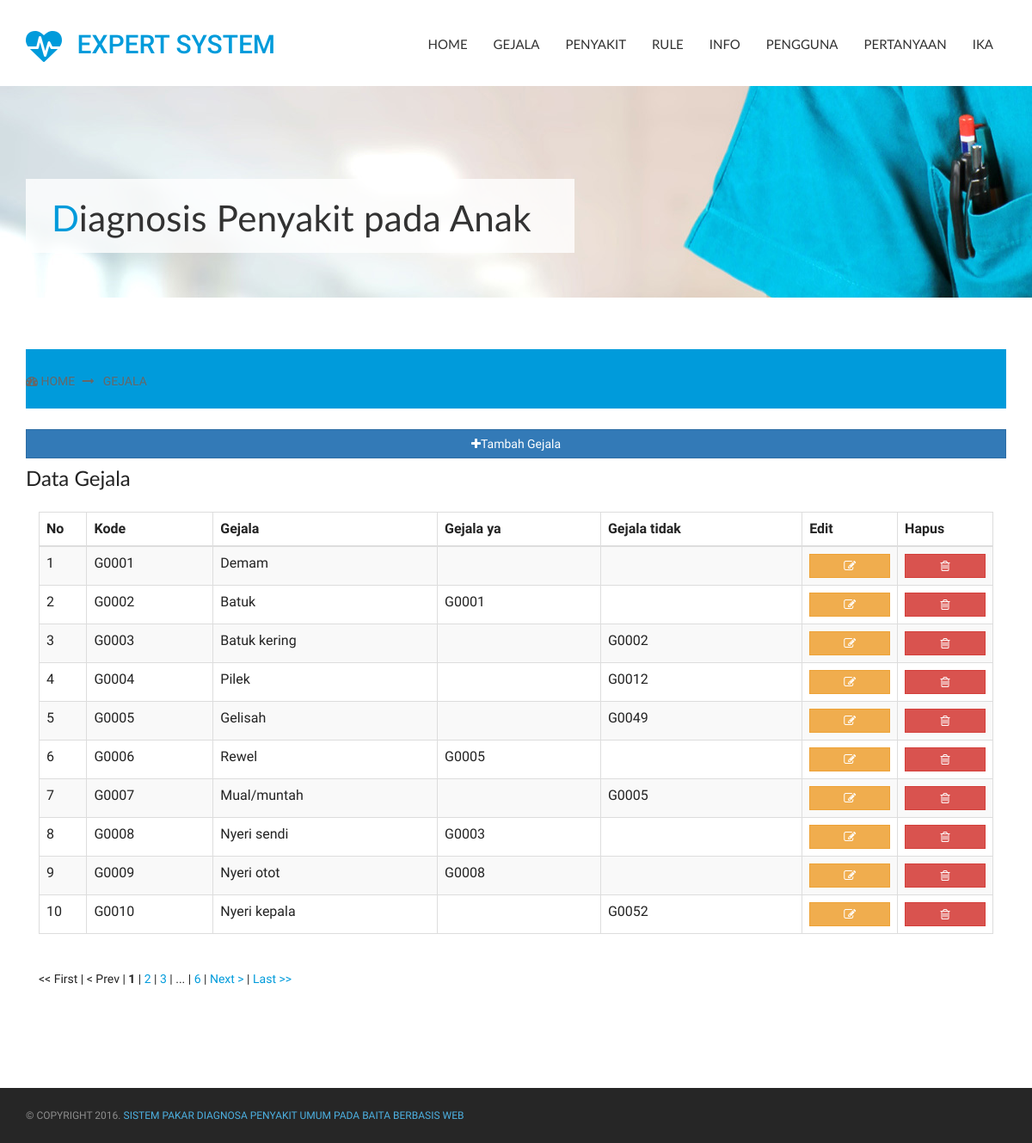
The page /admin/index.php?p=gejala&&act=read (signed in) on the database its author committed.
### tables this page shows
CREATE TABLE IF NOT EXISTS `tabel_gejala` (
  `kode_gejala` varchar(5) NOT NULL,
  `nm_gejala` varchar(255) NOT NULL,
  `kode_ya` varchar(5) NOT NULL,
  `kode_tidak` varchar(5) NOT NULL,
  PRIMARY KEY (`kode_gejala`)
);

### admin/modul/gejala.php (the view, shortened to what this page needs)
<?php
include_once "../config/koneksi.php";
?>
    <section class="content-header">
<?php
if ($_GET['act'] == 'read') {
  ?>
      <ol class="breadcrumb">
        <li><a href="?p=home"><i class="fa fa-dashboard"></i> Home</a></li>
        <li class="active"><a href="#">Gejala</a></li>
      </ol>
    </section> </br>
    <section class="content">
          <a href="?p=gejala&&act=add"><button type="button" class="btn btn-block btn-primary"><i class="fa fa-plus"></i>Tambah Gejala</i></button></a>
          <div class="box">
            <div class="box-header">
              <h4 class="box-title">Data Gejala</h4>
            </div>
             <div class="panel-body">
        <div class="table-responsive">
        <div class="dataTable_wrapper">
          <table class="table table-striped table-bordered table-hover" id="dataTables-example">
                <thead>
                <tr>
                  <th width="5%">No</th>
                  <th>Kode</th>
                  <th>Gejala</th>
                  <th>Gejala ya</th>
                  <th>Gejala tidak</th>
                  <th width="10%">Edit</th>
                  <th width="10%">Hapus</th>
                </tr>
                </thead>
                <tbody>
                <?php
             $p = new eeee;
            $batas  =  10;
            $posisi = $p->cariPosisi($batas);
                  $no = 0;
                  $query_tampil = mysqli_query($titid, "SELECT * FROM tabel_gejala ORDER by kode_gejala asc limit $posisi, $batas");
                  while ($data_tampil = mysqli_fetch_array($query_tampil)) {
                    $no++;
                    ?>
                    <tr>
                      <td>
                        <?php echo $no; ?>
                      </td>
                      <td>
                        <?php
                        echo $data_tampil['kode_gejala'];
                        ?>
                      </td>
                      <td>
                        <?php echo $data_tampil['nm_gejala']; ?>
                      </td>
                      <td>
                        <?php echo $data_tampil['kode_ya']; ?>
                      </td>
                      <td>
                        <?php echo $data_tampil['kode_tidak']; ?>
                      </td>
                      <td><a href="?p=gejala&&act=edit&id_edit=<?php echo $data_tampil['kode_gejala']; ?>"><button type="button" class="btn btn-block btn-warning">
                        <i class="fa fa-fw fa-edit"></i></button></a>
                      </td>
                      <td><a onclick="return confirm('Yakin ingin menghapus data ?')" href="?p=gejala&id_hapus=<?php echo $data_tampil['kode_gejala']; ?>">
                        <button type="button" class="btn btn-block btn-danger"><i class="fa fa-fw fa-trash-o"></i></button></a>
                      </td>
                      </tr>
                    <?php
                  }
                ?>
                </tbody>
              </table>
              <div class="pagination">
              <ul class="pagination">
                <?php
                  $jmldata     = mysqli_num_rows(mysqli_query($titid, "SELECT * FROM tabel_gejala "));
                  $jmlhalaman  = $p->jumlahHalaman($jmldata, $batas);
                  $linkHalaman = $p->navHalaman($_GET[halaman], $jmlhalaman);
                  echo "  $linkHalaman ";
                ?>
              </ul>
              </div>
            </div>
            </div>
          </div>
          </div>
        </div>
      </div>
  <?php
}
?>

### admin/index.php (shortened to what this page needs)
<html lang="en">
<head>
		<link href="../css/bootstrap.min.css" rel="stylesheet">
		<link href="../asset/font-awesome/css/font-awesome.min.css" rel="stylesheet">
		<link href="../js/plugins/camera/css/camera.css" rel="stylesheet">
		<link href="../js/plugins/magnific-popup/magnific-popup.css" rel="stylesheet">
		<link href="../css/style.css" rel="stylesheet">
		<link href="../css/responsive.css" rel="stylesheet">
		<link href="../asset/bower_components/datatables-plugins/integration/bootstrap/3/dataTables.bootstrap.css" rel="stylesheet">
    	<link href="../asset/bower_components/datatables-responsive/css/dataTables.responsive.css" rel="stylesheet">
    	<link href="../asset/SpryAssets/SpryValidationConfirm.css" rel="stylesheet" type="text/css" />
    	<link href="../asset/SpryAssets/SpryValidationPassword.css" rel="stylesheet" type="text/css" />
    	<link href="../asset/SpryAssets/SpryValidationSelect.css" rel="stylesheet" type="text/css" />
    	<link href="../asset/SpryAssets/SpryValidationTextarea.css" rel="stylesheet" type="text/css" />
    	<link href="../asset/SpryAssets/SpryValidationTextfield.css" rel="stylesheet" type="text/css" />
	</head>
	<body>
		<header class="main-header">
			<div class="container">
				<nav id="nav" class="navbar navbar-default" role="navigation">
					<div class="container-fluid">
						<div class="navbar-header">
							<a href="index-2.html" class="navbar-brand">
								<i class="fa fa-heartbeat"></i>
								Expert System
							</a>
						</div>
						<div class="navbar-collapse collapse">
							<ul class="nav navbar-nav navbar-right">
								<li><a href="index.php?p=home">Home</a></li>
								<li><a href="index.php?p=gejala&&act=read">Gejala</a></li>
								<li><a href="index.php?p=penyakit&&act=read">Penyakit</a></li>
								<li class="dropdown">
									<a href="#" class="dropdown-toggle" data-toggle="dropdown">
										Rule
									</a>
								</li>
								<li><a href="index.php?p=info&&act=read">Info</a></li>
								<li class="dropdown">
									<a href="#" class="dropdown-toggle" data-toggle="dropdown">
										Pengguna
									</a>
								</li>
								<li><a href="index.php?p=pertanyaan&&act=read">Pertanyaan</a></li>
								<li class="dropdown">
									<a href="#" class="dropdown-toggle" data-toggle="dropdown">
										<?php echo $_SESSION['nama'];?>
									</a>
								</li>
							</ul>
						</div>
					</div>
				</nav>
			</div>
		</header>
		<div class="main-banner three">
			<div class="container">
				<h2><span>Diagnosis Penyakit pada Anak</span></h2>
			</div>
		</div>
		<div class="container main-container">
			<div class="tabs-wrap">
				<?php
						include "../config/class_paging1.php";
                        include "konten.php";
                 ?>
		</body>
		<footer class="main-footer">
			<div class="copyright">
				<div class="container clearfix">
					<p class="pull-left">
						&copy; Copyright 2016. <span>Sistem Pakar Diagnosa Penyakit Umum pada Baita Berbasis Web</span>
					</p>
				</div>
			</div>
		</footer>
	</body>
</html>

### admin/konten.php (shortened to what this page needs)
<?php
if ($_GET['p']=='penyakit') {
	include "modul/penyakit.php";
}elseif ($_GET['p']=='gejala') {
	include "modul/gejala.php";
}elseif ($_GET['p']=='rule') {
	include "modul/rule.php";
}elseif ($_GET['p']=='member') {
	include "modul/member.php";
}elseif ($_GET['p']=='bobot') {
	include "modul/bobot.php";
}elseif ($_GET['p']=='info') {
	include "modul/info.php";
}elseif ($_GET['p']=='gantipassword') {
	include "modul/ganti_password.php";
}elseif ($_GET['p']=='pertanyaan') {
	include "modul/pertanyaan.php";
}elseif ($_GET['p']=='home') {
	include "modul/home.php";
}elseif ($_GET['p']=='pakar') {
	include "modul/pakar.php";
}elseif ($_GET['p']=='hasil') {
	include "modul/hasil_diagnosa.php";
}
?>

### config/class_paging1.php (shortened to what this page needs)
<?php
class eeee{
function cariPosisi($batas){
if(empty($_GET['halaman'])){
	$posisi=0;
}
else{
	$posisi = ($_GET['halaman']-1) * $batas;
}
return $posisi;
}
function jumlahHalaman($jmldata, $batas){
$jmlhalaman = ceil($jmldata/$batas);
return $jmlhalaman;
}
function navHalaman($halaman_aktif, $jmlhalaman){
$link_halaman = "";
if($halaman_aktif > 1){
	$prev = $halaman_aktif-1;
	$link_halaman .= "<a href=$_SERVER[PHP_SELF]?p=$_GET[p]&act=$_GET[act]&halaman=1><< First</a> |
                    <a href=$_SERVER[PHP_SELF]?p=$_GET[p]&act=$_GET[act]&halaman=$prev>< Prev</a> | ";
}
else{
	$link_halaman .= "<< First | < Prev | ";
}
$angka = ($halaman_aktif > 3 ? " ... " : " ");
for ($i=$halaman_aktif-2; $i<$halaman_aktif; $i++){
  if ($i < 1)
  	continue;
	  $angka .= "<a href=$_SERVER[PHP_SELF]?p=$_GET[p]&act=$_GET[act]&halaman=$i>$i</a> | ";
  }
	  $angka .= " <b>$halaman_aktif</b> | ";
    for($i=$halaman_aktif+1; $i<($halaman_aktif+3); $i++){
	  $angka .= "<a href=$_SERVER[PHP_SELF]?p=$_GET[p]&act=$_GET[act]&halaman=$i>$i</a> | ";
    }
	  $angka .= ($halaman_aktif+2<$jmlhalaman ? " ... | <a href=$_SERVER[PHP_SELF]?p=$_GET[p]&act=$_GET[act]&halaman=$jmlhalaman>$jmlhalaman</a> | " : " ");
$link_halaman .= "$angka";
if($halaman_aktif < $jmlhalaman){
	$next = $halaman_aktif+1;
	$link_halaman .= " <a href=$_SERVER[PHP_SELF]?p=$_GET[p]&act=$_GET[act]&halaman=$next>Next ></a> |
                     <a href=$_SERVER[PHP_SELF]?p=$_GET[p]&act=$_GET[act]&halaman=$jmlhalaman>Last >></a> ";
}
else{
	$link_halaman .= " Next > | Last >>";
}
return $link_halaman;
}
}
?>

### rows shown on the page
tabel_gejala: kode_gejala "G0001", nm_gejala "Demam"
tabel_gejala: kode_gejala "G0002", nm_gejala "Batuk", kode_ya "G0001"
tabel_gejala: kode_gejala "G0003", nm_gejala "Batuk kering", kode_tidak "G0002"
tabel_gejala: kode_gejala "G0004", nm_gejala "Pilek", kode_tidak "G0012"
tabel_gejala: kode_gejala "G0005", nm_gejala "Gelisah", kode_tidak "G0049"
tabel_gejala: kode_gejala "G0006", nm_gejala "Rewel", kode_ya "G0005"
tabel_gejala: kode_gejala "G0007", nm_gejala "Mual/muntah", kode_tidak "G0005"
tabel_gejala: kode_gejala "G0008", nm_gejala "Nyeri sendi", kode_ya "G0003"
tabel_gejala: kode_gejala "G0009", nm_gejala "Nyeri otot", kode_ya "G0008"
tabel_gejala: kode_gejala "G0010", nm_gejala "Nyeri kepala", kode_tidak "G0052"

### other values the page prints
$_SESSION['nama'] "IKA"
$halaman_aktif "1"
$jmlhalaman "6"
